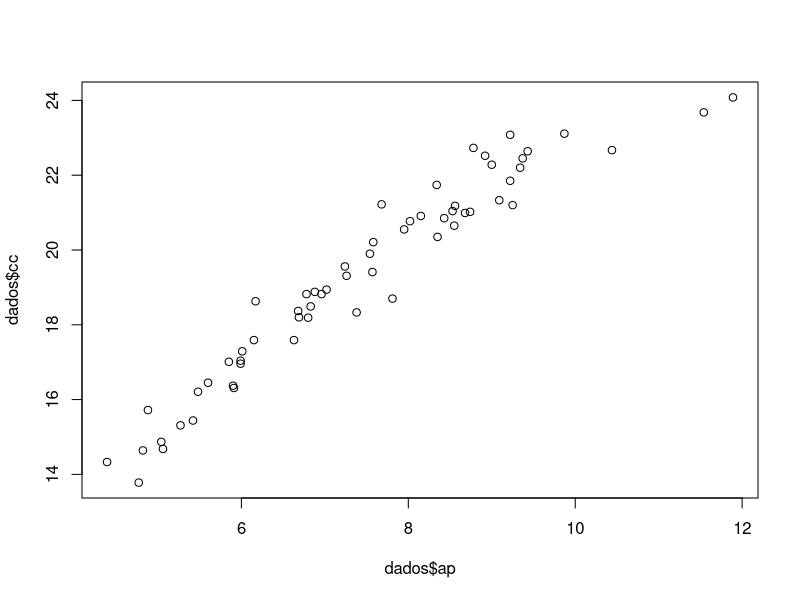
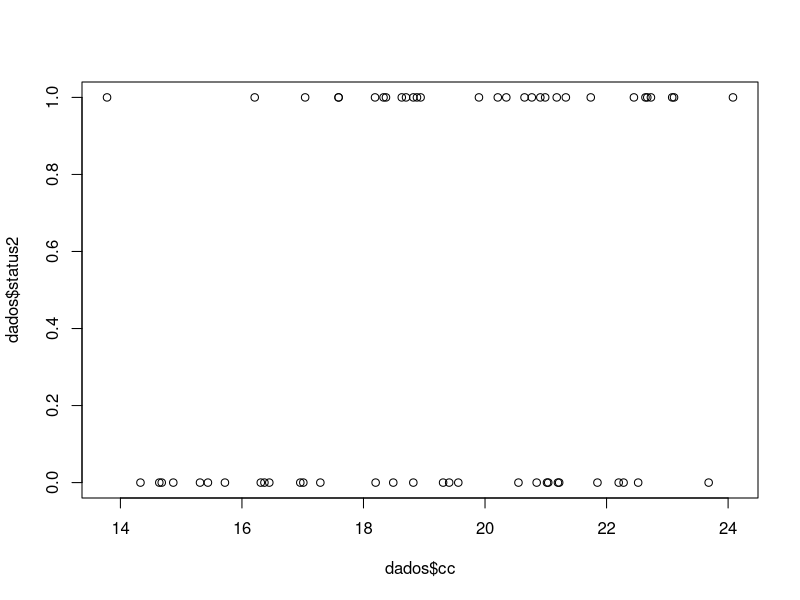
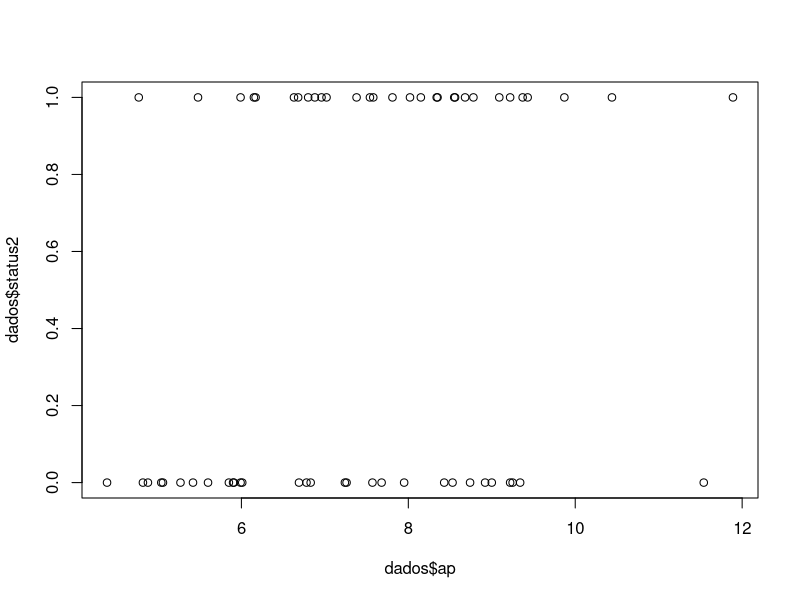
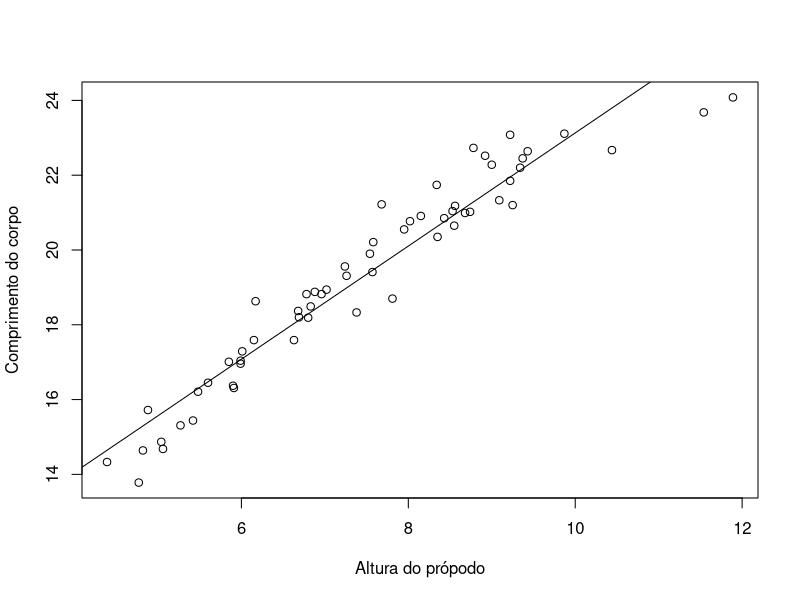
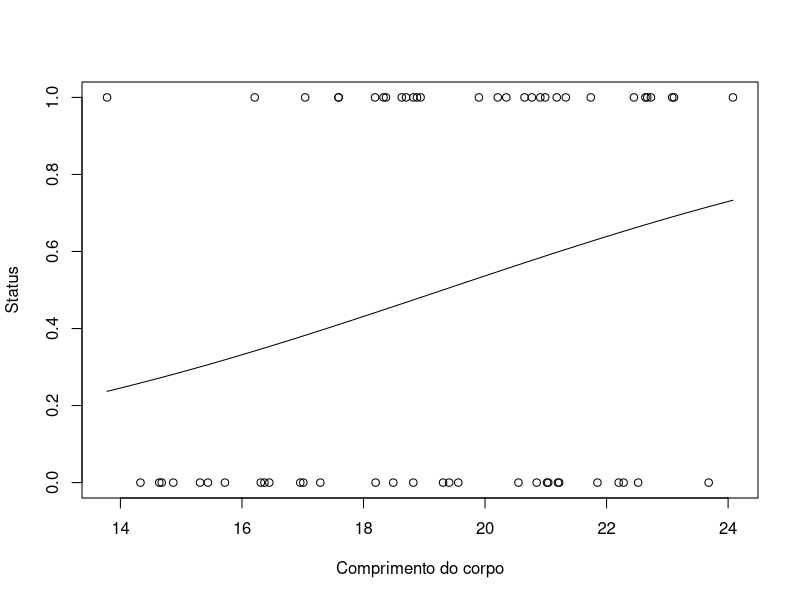
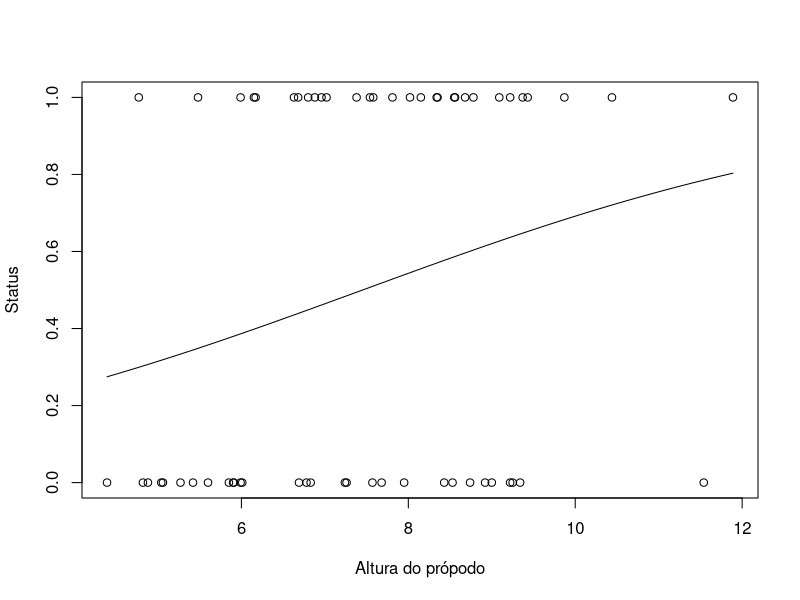

Reproduce these figures in R, in order. (Note: this script raises an error after producing the figures.)
# Leia o README para entender o contexto e conhecer os autores deste script: 
# https://github.com/marmello77/EcoAnimal/blob/main/README.md


setwd(dirname(rstudioapi::getActiveDocumentContext()$path))

rm(list= ls())

cat("\014")  

if(!require(ggplot2)){
  install.packages("ggplot2")
  library(ggplot2)
}

if(!require(lme4)){
  install.packages("lme4")
  library(lme4)
}

if(!require(DiagrammeR)){
  install.packages("DiagrammeR")
  library(DiagrammeR)
}

dados<- read.delim("dados.txt", header=T)
dim(dados)
head(dados)
tail(dados)

dados$status2 <- ifelse(dados$status == "perdedor", 0, 1)
head(dados)

plot(dados$cc~dados$ap)
plot(dados$status2~dados$cc)
plot(dados$status2~dados$ap)


############################## RELAÇÕES GERAIS #################################


plot(dados$cc~dados$ap,
     xlab = "Altura do própodo",
     ylab = "Comprimento do corpo")
tendencia <- lm(dados$cc~dados$ap)
intercepto <- coef(tendencia)[1]
coeficiente <- coef(tendencia)[2]
abline(tendencia, col = "black")


fit01 = glm(dados$status2~dados$cc, family=binomial)
plot(dados$status2~dados$cc,
     xlab = "Comprimento do corpo",
     ylab = "Status")
curve (exp(fit01$coefficients[[1]]+fit01$coefficients[[2]]*x)/
         (1+exp(fit01$coefficients[[1]]+fit01$coefficients[[2]]*x)),
       add=T)


fit02 = glm(dados$status2~dados$ap, family=binomial)
plot(dados$status2~dados$ap,
     xlab = "Altura do própodo",
     ylab = "Status")
curve (exp(fit02$coefficients[[1]]+fit02$coefficients[[2]]*x)/
         (1+exp(fit02$coefficients[[1]]+fit02$coefficients[[2]]*x)),
       add=T)


############################## TESTE 1: status2 x cc ###########################


png(filename= "figuras/p1.png", res= 300, height= 2000, width= 3000)
p1 = ggplot(dados, aes(x=cc, y=status2)) + 
  geom_point(colour = "#1855FA", size=4, alpha = 0.5) + 
  stat_smooth(method="glm", method.args=list(family="binomial"), se=FALSE) +
  labs(x="Comprimento cefalotorácico", y = "Status") +
  theme(text = element_text(size=20),
        plot.title = element_text(size=40, hjust=0.5),
        axis.text.x = element_text(size = 20, angle=0, hjust=1),
        axis.text.y = element_text(size = 20, angle=0, vjust=1),
        axis.title.x = element_text(size = 30, angle=0),
        axis.title.y = element_text(size = 30, angle=90))
p1
dev.off()

fit1 = glm(dados$status2~dados$cc, family=binomial)
summary(fit1)
res1 = anova(fit1, test="Chisq")
res1
capture.output(res1, file = "resultados/resultados-cc.txt")

png("figuras/p1b.png", width = 1000, height = 700)
plot(dados$status2~dados$cc,
     xlab = "Comprimento do corpo",
     ylab = "Status")
curve (exp(fit1$coefficients[[1]]+fit1$coefficients[[2]]*x)/
         (1+exp(fit1$coefficients[[1]]+fit1$coefficients[[2]]*x)),
       add=T)
dev.off()  


############################## TESTE 2: status2 x ap ###########################


png(filename= "figuras/p2.png", res= 300, height= 2000, width= 3000)
p2 = ggplot(dados, aes(x=ap, y=status2)) + 
  geom_point(colour = "#1855FA", size=4, alpha = 0.5) + 
  stat_smooth(method="glm", method.args=list(family="binomial"), se=FALSE) +
  labs(x="Altura da garra", y = "Status") +
  theme(text = element_text(size=20),
        plot.title = element_text(size=40, hjust=0.5),
        axis.text.x = element_text(size = 20, angle=0, hjust=1),
        axis.text.y = element_text(size = 20, angle=0, vjust=1),
        axis.title.x = element_text(size = 30, angle=0),
        axis.title.y = element_text(size = 30, angle=90))
p2
dev.off()

fit2 = glm(dados$status2~dados$ap, family=binomial)
summary(fit2)
res2 = anova(fit2, test="Chisq")
res2
capture.output(res2, file = "resultados/resultados-ap.txt")

plot(dados$status2~dados$ap,
     xlab = "Comprimento do corpo",
     ylab = "Status")
curve (exp(fit2$coefficients[[1]]+fit2$coefficients[[2]]*x)/
         (1+exp(fit2$coefficients[[1]]+fit2$coefficients[[2]]*x)),
       add=T)


############################## TESTE 3: status2 x ap + cc ######################


fit3 = glm(dados$status2~dados$ap+dados$cc, family=binomial)
summary(fit3)
res3 = anova(fit3, test="Chisq")
res3
capture.output(res3, file = "resultados/resultados-ap-cc.txt")


############################## TESTE 4: status2 x ap + cc / dupla ##############


fit4 = glmer(status2 ~ ap + cc + (1|dupla), family=binomial, data=dados)
summary(fit4)
res4 = anova(fit4, test="Chisq")
res4
capture.output(res4, file = "resultados/resultados-ap-cc-dupla.txt")
isSingular(fit4, tol = 1e-05)


############################## TESTE 5: status2 x cc - ap / dupla ##############


fit5 = lm(cc ~ ap, data=dados) 
summary(fit5)
fit5.res = resid(fit5)

png(filename= "figuras/p5.png", res= 300, height= 3000, width= 3000)
p5 = ggplot(dados, aes(x=cc, y=ap), CI = F) +
  geom_smooth(method=lm, colour = "#1855FA") +
  geom_point(colour = "#1855FA", size=4, alpha = 0.5) +
  geom_ribbon(stat='smooth', method = "lm", se=TRUE, alpha=0.1, 
              fill = "#1855FA") +
  ggtitle("") +
  labs(x="Comprimento do corpo", y = "Altura da garra") +
  theme(text = element_text(size=20),
        plot.title = element_text(size=40, hjust=0.5),
        axis.text.x = element_text(size = 20, angle=0, hjust=1),
        axis.text.y = element_text(size = 20, angle=0, vjust=1),
        axis.title.x = element_text(size = 30, angle=0),
        axis.title.y = element_text(size = 30, angle=90))
p5
dev.off()

png(filename= "figuras/p6.png", res= 300, height= 2000, width= 3000)
p6 = ggplot(dados, aes(x=fit5.res, y=status2)) + 
  geom_point(colour = "#1855FA", size=4, alpha = 0.5) + 
  stat_smooth(method="glm", method.args=list(family="binomial"), se=FALSE) +
  labs(x="Residuos corpo-garra", y = "Status") +
  theme(text = element_text(size=20),
        plot.title = element_text(size=40, hjust=0.5),
        axis.text.x = element_text(size = 20, angle=0, hjust=1),
        axis.text.y = element_text(size = 20, angle=0, vjust=1),
        axis.title.x = element_text(size = 30, angle=0),
        axis.title.y = element_text(size = 30, angle=90))
p6
dev.off()

fit6 = glmer(status2 ~ fit5.res + (1|dupla), family=binomial, data=dados)
summary(fit6)
res6 = anova(fit6, test="Chisq")
res6
capture.output(res6, file = "resultados/resultados-res-dupla.txt")
isSingular(fit6, tol = 1e-05)
